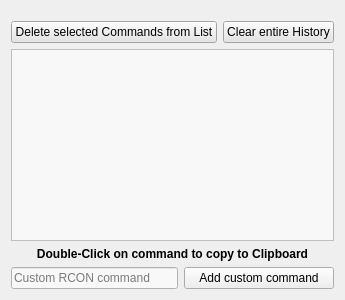
     <widget class="QWidget" name="Tab_Custom_Commands">
      <attribute name="title">
       <string>Command History</string>
      </attribute>
      <layout class="QVBoxLayout" name="verticalLayout_14">
       <item>
        <layout class="QVBoxLayout" name="verticalLayout_13">
         <item>
          <spacer name="verticalSpacer_8">
           <property name="orientation">
            <enum>Qt::Vertical</enum>
           </property>
           <property name="sizeType">
            <enum>QSizePolicy::Minimum</enum>
           </property>
           <property name="sizeHint" stdset="0">
            <size>
             <width>20</width>
             <height>10</height>
            </size>
           </property>
          </spacer>
         </item>
         <item>
          <layout class="QHBoxLayout" name="horizontalLayout_8">
           <item>
            <widget class="QPushButton" name="btn_cust_delete_selected">
             <property name="toolTip">
              <string>Delete selected Commands from List</string>
             </property>
             <property name="statusTip">
              <string>Delete selected Commands from List</string>
             </property>
             <property name="styleSheet">
              <string notr="true">background-color:rgb(228, 228, 228)
</string>
             </property>
             <property name="text">
              <string>Delete selected Commands from List</string>
             </property>
            </widget>
           </item>
           <item>
            <widget class="QPushButton" name="btn_cust_delete_all">
             <property name="toolTip">
              <string>Delete all Custom Commands</string>
             </property>
             <property name="statusTip">
              <string>Delete all Custom Commands</string>
             </property>
             <property name="styleSheet">
              <string notr="true">background-color:rgb(228, 228, 228)
</string>
             </property>
             <property name="text">
              <string>Clear entire History</string>
             </property>
            </widget>
           </item>
          </layout>
         </item>
         <item>
          <widget class="QListWidget" name="list_custom_commands_console">
           <property name="mouseTracking">
            <bool>true</bool>
           </property>
           <property name="toolTip">
            <string>History of Commands</string>
           </property>
           <property name="statusTip">
            <string>History of Commands</string>
           </property>
           <property name="styleSheet">
            <string notr="true">background-color:rgb(248, 248, 248);</string>
           </property>
           <property name="editTriggers">
            <set>QAbstractItemView::NoEditTriggers</set>
           </property>
           <property name="selectionMode">
            <enum>QAbstractItemView::MultiSelection</enum>
           </property>
           <property name="selectionBehavior">
            <enum>QAbstractItemView::SelectRows</enum>
           </property>
          </widget>
         </item>
         <item>
          <widget class="QLabel" name="lbl_command_copied">
           <property name="font">
            <font>
             <pointsize>9</pointsize>
             <weight>75</weight>
             <bold>true</bold>
            </font>
           </property>
           <property name="text">
            <string>Double-Click on command to copy to Clipboard</string>
           </property>
           <property name="alignment">
            <set>Qt::AlignCenter</set>
           </property>
          </widget>
         </item>
         <item>
          <layout class="QHBoxLayout" name="horizontalLayout_28">
           <item>
            <widget class="QLineEdit" name="LE_add_custom_command">
             <property name="styleSheet">
              <string notr="true">background-color:rgb(248, 248, 248);</string>
             </property>
             <property name="placeholderText">
              <string>Custom RCON command</string>
             </property>
            </widget>
           </item>
           <item>
            <widget class="QPushButton" name="btn_add_cust_command">
             <property name="minimumSize">
              <size>
               <width>150</width>
               <height>0</height>
              </size>
             </property>
             <property name="text">
              <string>Add custom command</string>
             </property>
            </widget>
           </item>
          </layout>
         </item>
        </layout>
       </item>
      </layout>
     </widget>
